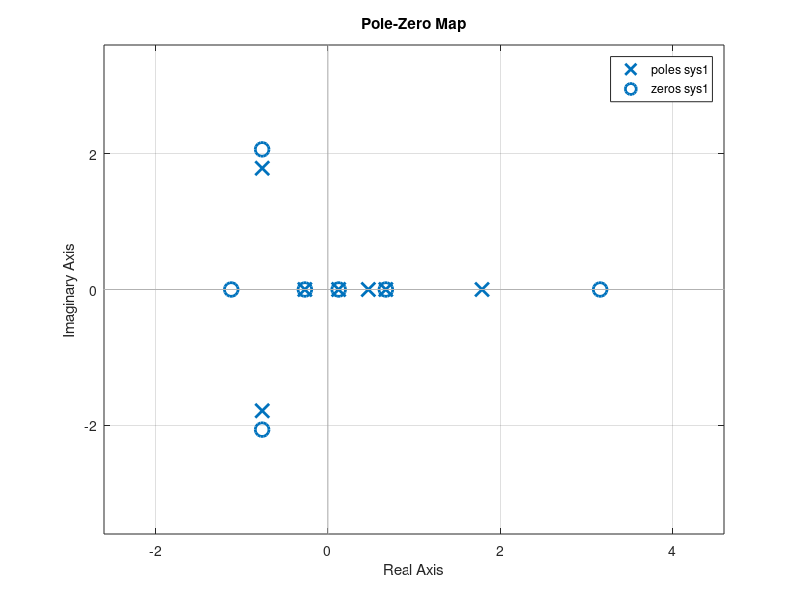

Here is the MATLAB script that generated this plot: (Note: this script raises an error after producing the figure.)
load ex1_data;
% A=diag(rand(1,7));
sys1 = ss(A,B,C,D);
%%
% a) what are the poles of the system:
poles = eig(A);
pzmap(sys1);

% b) Is the system stable?
% no, there are poles on the right size

%%
% c) what are the transmission zeros
transmission_zeros=tzero(sys1);
z=transmission_zeros(4);

Y = [
    eye(7,7).*z-A -B;
    C D
 ];
nullspace = null(Y);
%  lsim(SYS,U,T,X0)
k=10;
input_sys1 = zeros(3,k);
for k=1:10
    input_sys1(:,k) =  nullspace(8:10).*(z^k);
end
t=linspace(0,10,k);

lsim(sys1,input_sys1,t,nullspace(1:7)) ;

%% e) transfer function
transfer_function = tf(sys1)';
figure(1);clf;
subplot(2,1,1);
pzplot(transfer_function(1,1))
subplot(2,1,2);
pzplot(transfer_function)

% roots(transfer_function.Numerator{1,1})
